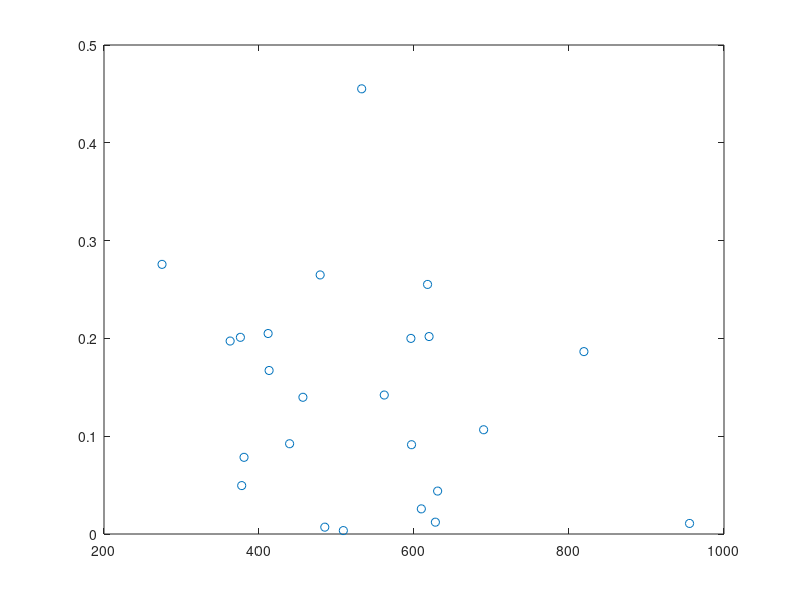
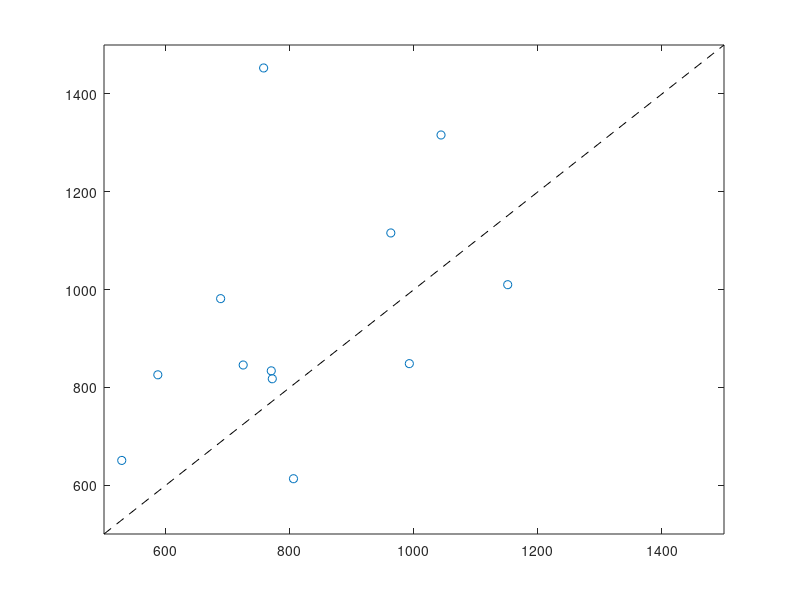

MATLAB code to generate these figures, in order:
clear all, clc

%% Load Data
load 181215_model_vs_data.mat

%% Plot

nbins = linspace(0,0.5,15)
ta_error = ta(:,4)-0.5;

figure
plot(ta(:,2),abs(ta_error),'o')

% figure
%     plot(ta(:,2),abs(ta(:,4)-0.5),'o')
%     xlim([200 1000])


figure
plot(td(:,2),td(:,3),'o'); hold on
plot([500 1500],[500 1500],'k--')
xlim([500 1500])
ylim([500 1500])